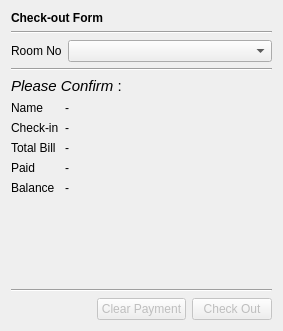
<?xml version="1.0" encoding="UTF-8"?>
<ui version="4.0">
 <class>checkOutForm</class>
 <widget class="QDialog" name="checkOutForm">
  <property name="geometry">
   <rect>
    <x>0</x>
    <y>0</y>
    <width>283</width>
    <height>331</height>
   </rect>
  </property>
  <property name="windowTitle">
   <string>Check-out Form</string>
  </property>
  <layout class="QGridLayout" name="gridLayout">
   <item row="0" column="0">
    <widget class="QLabel" name="label">
     <property name="text">
      <string>&lt;b&gt;Check-out Form&lt;/b&gt;</string>
     </property>
    </widget>
   </item>
   <item row="1" column="0">
    <widget class="Line" name="line">
     <property name="orientation">
      <enum>Qt::Horizontal</enum>
     </property>
    </widget>
   </item>
   <item row="2" column="0">
    <layout class="QFormLayout" name="formLayout">
     <item row="0" column="0">
      <widget class="QLabel" name="label_2">
       <property name="text">
        <string>Room No</string>
       </property>
      </widget>
     </item>
     <item row="0" column="1">
      <widget class="QComboBox" name="roomNo"/>
     </item>
    </layout>
   </item>
   <item row="3" column="0">
    <widget class="Line" name="line_2">
     <property name="orientation">
      <enum>Qt::Horizontal</enum>
     </property>
    </widget>
   </item>
   <item row="4" column="0">
    <widget class="QLabel" name="label_3">
     <property name="text">
      <string>&lt;!DOCTYPE HTML PUBLIC &quot;-//W3C//DTD HTML 4.0//EN&quot; &quot;http://www.w3.org/TR/REC-html40/strict.dtd&quot;&gt;
&lt;html&gt;&lt;head&gt;&lt;meta name=&quot;qrichtext&quot; content=&quot;1&quot; /&gt;&lt;style type=&quot;text/css&quot;&gt;
p, li { white-space: pre-wrap; }
&lt;/style&gt;&lt;/head&gt;&lt;body style=&quot; font-family:'Ubuntu'; font-size:11pt; font-weight:400; font-style:normal;&quot;&gt;
&lt;p style=&quot; margin-top:0px; margin-bottom:0px; margin-left:0px; margin-right:0px; -qt-block-indent:0; text-indent:0px;&quot;&gt;&lt;span style=&quot; font-style:italic;&quot;&gt;Please Confirm&lt;/span&gt; :&lt;/p&gt;&lt;/body&gt;&lt;/html&gt;</string>
     </property>
    </widget>
   </item>
   <item row="5" column="0">
    <layout class="QFormLayout" name="formLayout_2">
     <property name="fieldGrowthPolicy">
      <enum>QFormLayout::AllNonFixedFieldsGrow</enum>
     </property>
     <item row="0" column="0">
      <widget class="QLabel" name="label_4">
       <property name="text">
        <string>Name</string>
       </property>
      </widget>
     </item>
     <item row="0" column="1">
      <widget class="QLabel" name="name">
       <property name="text">
        <string>-</string>
       </property>
      </widget>
     </item>
     <item row="1" column="0">
      <widget class="QLabel" name="label_5">
       <property name="text">
        <string>Check-in</string>
       </property>
      </widget>
     </item>
     <item row="1" column="1">
      <widget class="QLabel" name="checkInTime">
       <property name="text">
        <string>-</string>
       </property>
      </widget>
     </item>
     <item row="2" column="0">
      <widget class="QLabel" name="label_8">
       <property name="text">
        <string>Total Bill</string>
       </property>
      </widget>
     </item>
     <item row="2" column="1">
      <widget class="QLabel" name="totalBill">
       <property name="text">
        <string>-</string>
       </property>
      </widget>
     </item>
     <item row="3" column="0">
      <widget class="QLabel" name="label_9">
       <property name="text">
        <string>Paid</string>
       </property>
      </widget>
     </item>
     <item row="3" column="1">
      <widget class="QLabel" name="payBill">
       <property name="text">
        <string>-</string>
       </property>
      </widget>
     </item>
     <item row="4" column="0">
      <widget class="QLabel" name="label_11">
       <property name="text">
        <string>Balance</string>
       </property>
      </widget>
     </item>
     <item row="4" column="1">
      <widget class="QLabel" name="bal">
       <property name="text">
        <string>-</string>
       </property>
      </widget>
     </item>
    </layout>
   </item>
   <item row="7" column="0">
    <widget class="Line" name="line_3">
     <property name="orientation">
      <enum>Qt::Horizontal</enum>
     </property>
    </widget>
   </item>
   <item row="8" column="0">
    <layout class="QHBoxLayout" name="horizontalLayout">
     <item>
      <spacer name="horizontalSpacer">
       <property name="orientation">
        <enum>Qt::Horizontal</enum>
       </property>
       <property name="sizeHint" stdset="0">
        <size>
         <width>40</width>
         <height>20</height>
        </size>
       </property>
      </spacer>
     </item>
     <item>
      <widget class="QPushButton" name="payButton">
       <property name="enabled">
        <bool>false</bool>
       </property>
       <property name="text">
        <string>Clear Payment</string>
       </property>
      </widget>
     </item>
     <item>
      <widget class="QPushButton" name="coButton">
       <property name="enabled">
        <bool>false</bool>
       </property>
       <property name="text">
        <string>Check Out</string>
       </property>
      </widget>
     </item>
    </layout>
   </item>
   <item row="6" column="0">
    <spacer name="verticalSpacer">
     <property name="orientation">
      <enum>Qt::Vertical</enum>
     </property>
     <property name="sizeHint" stdset="0">
      <size>
       <width>20</width>
       <height>40</height>
      </size>
     </property>
    </spacer>
   </item>
  </layout>
 </widget>
 <resources/>
 <connections/>
</ui>
